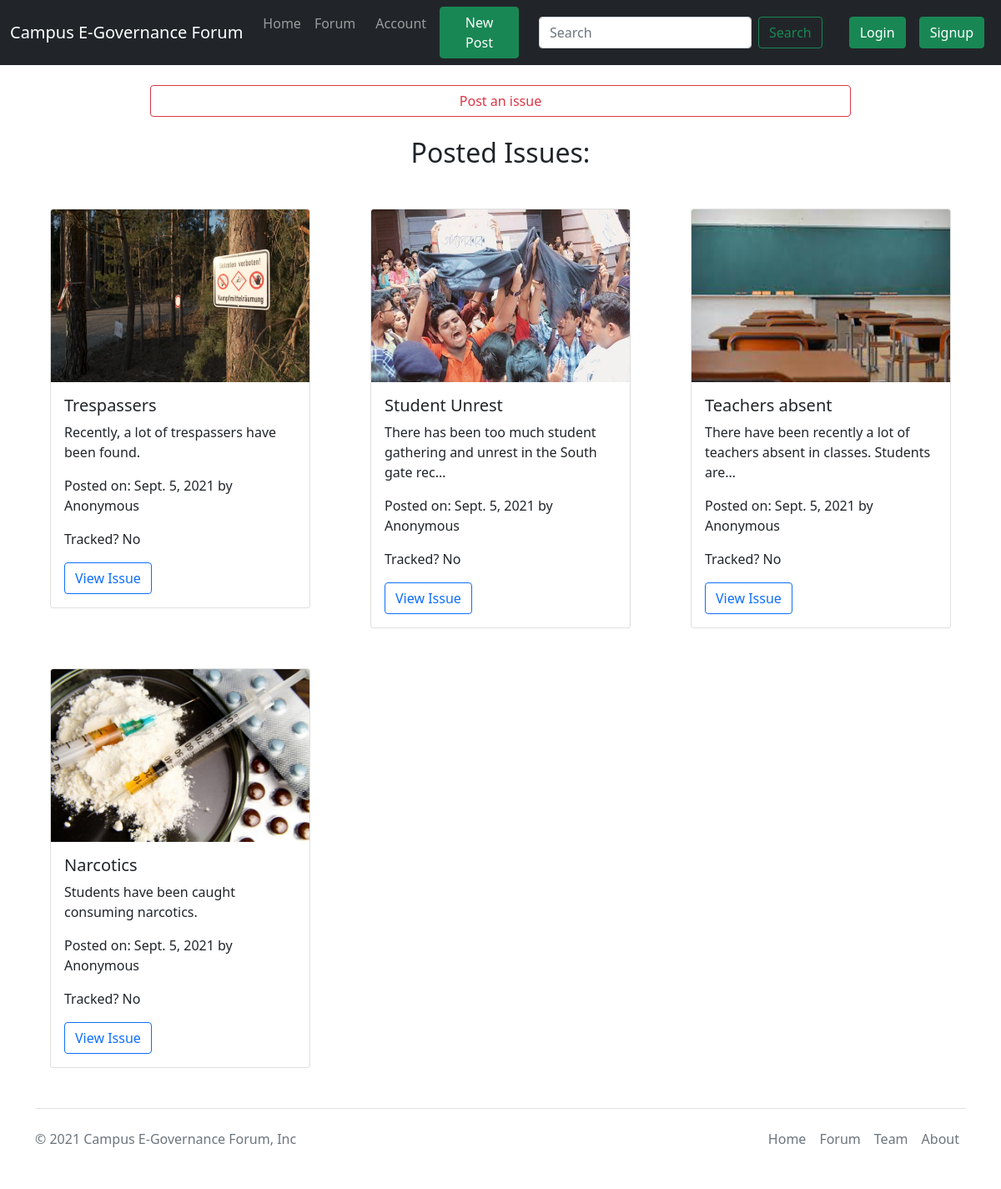
The page /forum/ on the database as committed earlier.
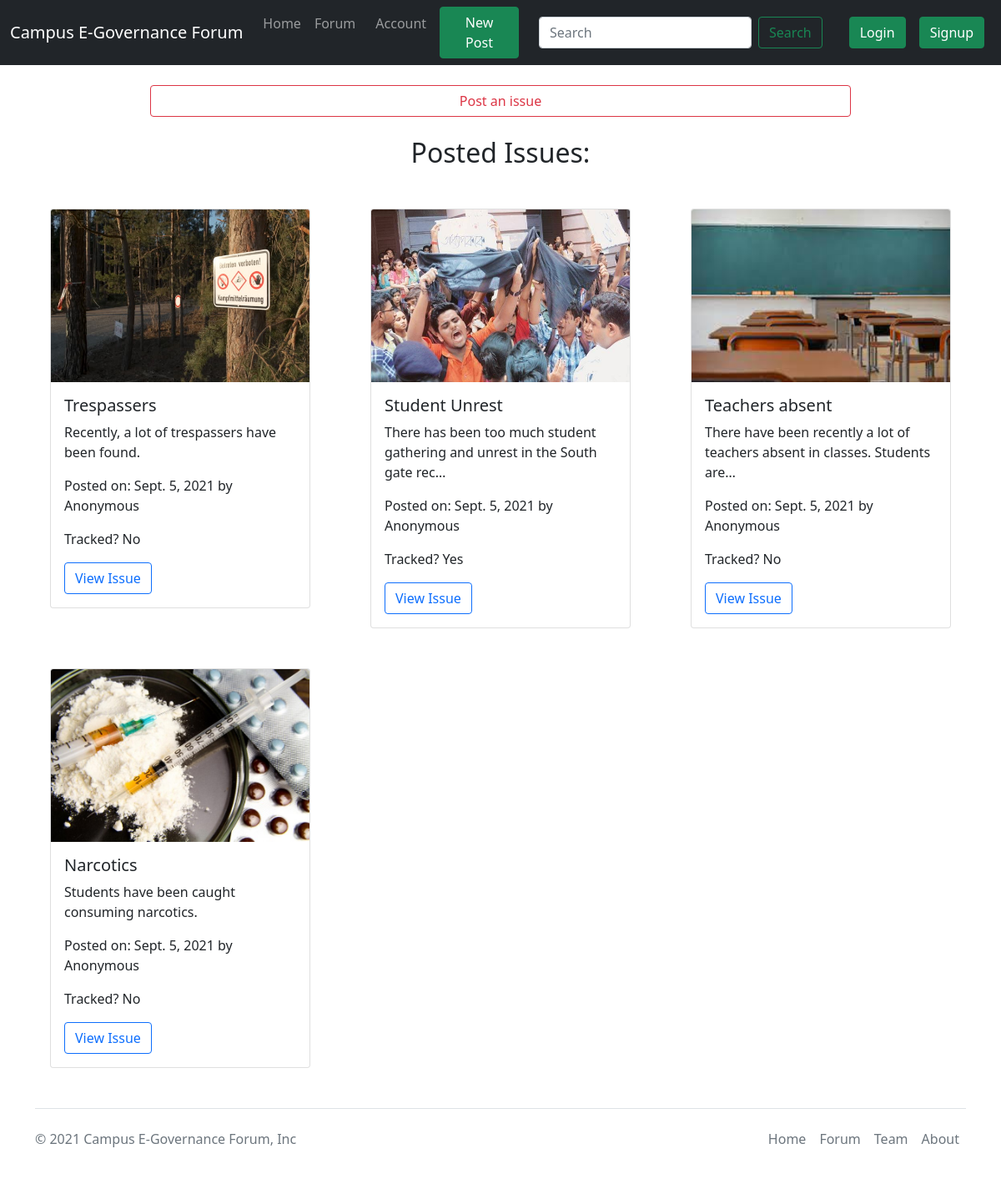
The same page on the database as committed later.
### forum/models.py (models this page shows, shortened)
class Issue(models.Model):
    subject = models.CharField(max_length=100, default="(Not available)")
    summary = models.TextField(max_length=200, default="(Not available)")
    description = models.TextField(max_length=750, default="(Not available)")
    image = models.ImageField(upload_to='forum/images/', blank=True)
    tracked = models.BooleanField(choices=((True, 'Yes'), (False, 'No')), default=False)
    status = models.TextField(max_length=300, default="")
    date = models.DateField(auto_now_add=True)
    author = models.CharField(max_length=50, default="Anonymous")
    slug = models.SlugField(unique=True, max_length=100)
    votes = models.IntegerField(default=0)
    class Meta:
        ordering = ['-votes', '-date']

### forum/views.py (the view)
# urls.py: path('', views.index),
def index(request):
    params = {'issues': Issue.objects.all()}
    return render(request, 'forum/index.html', params)

### forum/templates/forum/index.html (shortened to what this page needs)
{% extends 'forum/base.html' %}
{% block body %}
<center><a href="newpost/" class="btn btn-outline-danger my-4" style="width: 70%;">Post an issue</a></center>
<h2 align="center">Posted Issues:</h2>
<div class="row my-4 mx-4">
    {% for i in issues|slice:":" %}
    <div class="col-sm-4">
      <div class="card my-4 mx-4">
        <img src="/media/{{ i.image }}" class="card-img-top img-fluid" alt="..." style="aspect-ratio: 3/2;">
            <div class="card-body">
              <h5 class="card-title">{{ i.subject }}</h5>
              <p class="card-text">{{ i.summary|truncatechars:75 }}</p>
              <p class="card-text">Posted on: {{ i.date }} by {{ i.author }}</p>
              <p class="card-text">Tracked? {{ i.tracked|yesno:"Yes,No" }}</p>
              <a href="/forum/post/{{i.slug}}" class="btn btn-outline-primary">View Issue</a>
            </div>
      </div>
    </div>
    {% endfor %}
  </div>
{% endblock %}

### forum/templates/forum/base.html (shortened to what this page needs)
<!doctype html>
<html lang="en">
  <head>
    <link href="https://cdn.jsdelivr.net/npm/bootstrap@5.1.0/dist/css/bootstrap.min.css" rel="stylesheet">
  </head>
  <body>
    <nav class="navbar sticky-top navbar-expand-lg navbar-dark bg-dark">
        <div class="container-fluid">
          <a class="navbar-brand" href="/">Campus E-Governance Forum</a>
          <div class="collapse navbar-collapse" id="navbarSupportedContent">
            <ul class="navbar-nav me-auto mb-2 mb-lg-0">
              <li class="nav-item">
                <a class="nav-link" aria-current="page" href="/">Home</a>
              </li>
              <li class="nav-item">
                <a class="nav-link" href="/forum/">Forum</a>
              </li>
              <li class="nav-item mx-2">
                <a class="nav-link" aria-current="page" href="/forum/dashboard/">Account</a>
              </li>
              <li class="nav-item">
                <a href="/forum/newpost/"><btn class="btn btn-success" href="/forum/newpost/">New Post</button></a>
              </li>
            </ul>
            <form class="d-flex mx-4">
              <input class="form-control me-2" type="search" placeholder="Search" aria-label="Search">
              <button class="btn btn-outline-success" type="submit">Search</button>
            </form>
            <a href="/forum/login/"><button class="btn btn-success mx-2">Login</button></a>
            <a href="/forum/signup/"><button class="btn btn-success mx-2">Signup</button></a>
          </div>
        </div>
      </nav>
    {% block body %}{% endblock %}
    <div class="container">
        <footer class="d-flex flex-wrap justify-content-between align-items-center py-3 my-4 border-top">
          <p class="col-md-4 mb-0 text-muted">&copy; 2021 Campus E-Governance Forum, Inc</p>
          <a href="/" class="col-md-4 d-flex align-items-center justify-content-center mb-3 mb-md-0 me-md-auto link-dark text-decoration-none">
            <svg class="bi me-2" width="40" height="32"><use xlink:href="#bootstrap"/></svg>
          </a>
          <ul class="nav col-md-4 justify-content-end">
            <li class="nav-item"><a href="/" class="nav-link px-2 text-muted">Home</a></li>
            <li class="nav-item"><a href="/forum/" class="nav-link px-2 text-muted">Forum</a></li>
            <li class="nav-item"><a href="/team/" class="nav-link px-2 text-muted">Team</a></li>
            <li class="nav-item"><a href="/about/" class="nav-link px-2 text-muted">About</a></li>
          </ul>
        </footer>
      </div>
  </body>
</html>

Rows that differ between the two databases and show on the page:
changed Issue "Student Unrest": tracked "No" → "Yes"
